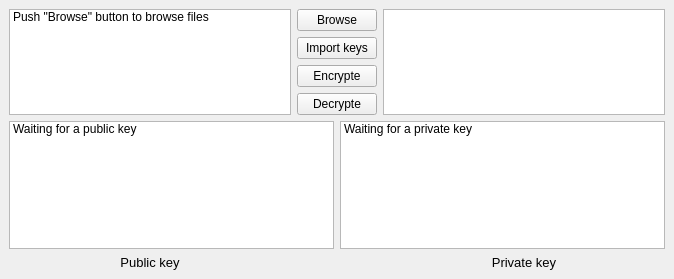
<?xml version="1.0" encoding="UTF-8"?>
<ui version="4.0">
 <class>MainWindow</class>
 <widget class="QMainWindow" name="MainWindow">
  <property name="geometry">
   <rect>
    <x>0</x>
    <y>0</y>
    <width>674</width>
    <height>279</height>
   </rect>
  </property>
  <property name="windowTitle">
   <string>Lab #4 Savchuk Bohdan</string>
  </property>
  <widget class="QWidget" name="centralwidget">
   <layout class="QGridLayout" name="gridLayout">
    <item row="0" column="0" rowspan="4">
     <widget class="QListWidget" name="TextBrowser">
      <item>
       <property name="text">
        <string>Push &quot;Browse&quot; button to browse files</string>
       </property>
      </item>
     </widget>
    </item>
    <item row="0" column="1" colspan="2">
     <widget class="QPushButton" name="ButtonBrowse">
      <property name="text">
       <string>Browse</string>
      </property>
     </widget>
    </item>
    <item row="0" column="3" rowspan="4">
     <widget class="QListWidget" name="TextOutput"/>
    </item>
    <item row="1" column="1" colspan="2">
     <widget class="QPushButton" name="ButtonImportKey">
      <property name="text">
       <string>Import keys</string>
      </property>
     </widget>
    </item>
    <item row="2" column="1" colspan="2">
     <widget class="QPushButton" name="ButtonEncrypte">
      <property name="text">
       <string>Encrypte</string>
      </property>
     </widget>
    </item>
    <item row="3" column="1" colspan="2">
     <widget class="QPushButton" name="ButtonDecrypte">
      <property name="text">
       <string>Decrypte</string>
      </property>
     </widget>
    </item>
    <item row="4" column="0" colspan="2">
     <widget class="QListWidget" name="TextPublicKey">
      <item>
       <property name="text">
        <string>Waiting for a public key</string>
       </property>
      </item>
     </widget>
    </item>
    <item row="4" column="2" colspan="2">
     <widget class="QListWidget" name="TextPrivateKey">
      <item>
       <property name="text">
        <string>Waiting for a private key</string>
       </property>
      </item>
     </widget>
    </item>
    <item row="5" column="0">
     <widget class="QLabel" name="label_3">
      <property name="font">
       <font>
        <pointsize>10</pointsize>
       </font>
      </property>
      <property name="text">
       <string>Public key</string>
      </property>
      <property name="alignment">
       <set>Qt::AlignCenter</set>
      </property>
     </widget>
    </item>
    <item row="5" column="3">
     <widget class="QLabel" name="label_2">
      <property name="font">
       <font>
        <pointsize>10</pointsize>
       </font>
      </property>
      <property name="text">
       <string>Private key</string>
      </property>
      <property name="alignment">
       <set>Qt::AlignCenter</set>
      </property>
     </widget>
    </item>
   </layout>
  </widget>
 </widget>
 <resources/>
 <connections/>
</ui>
